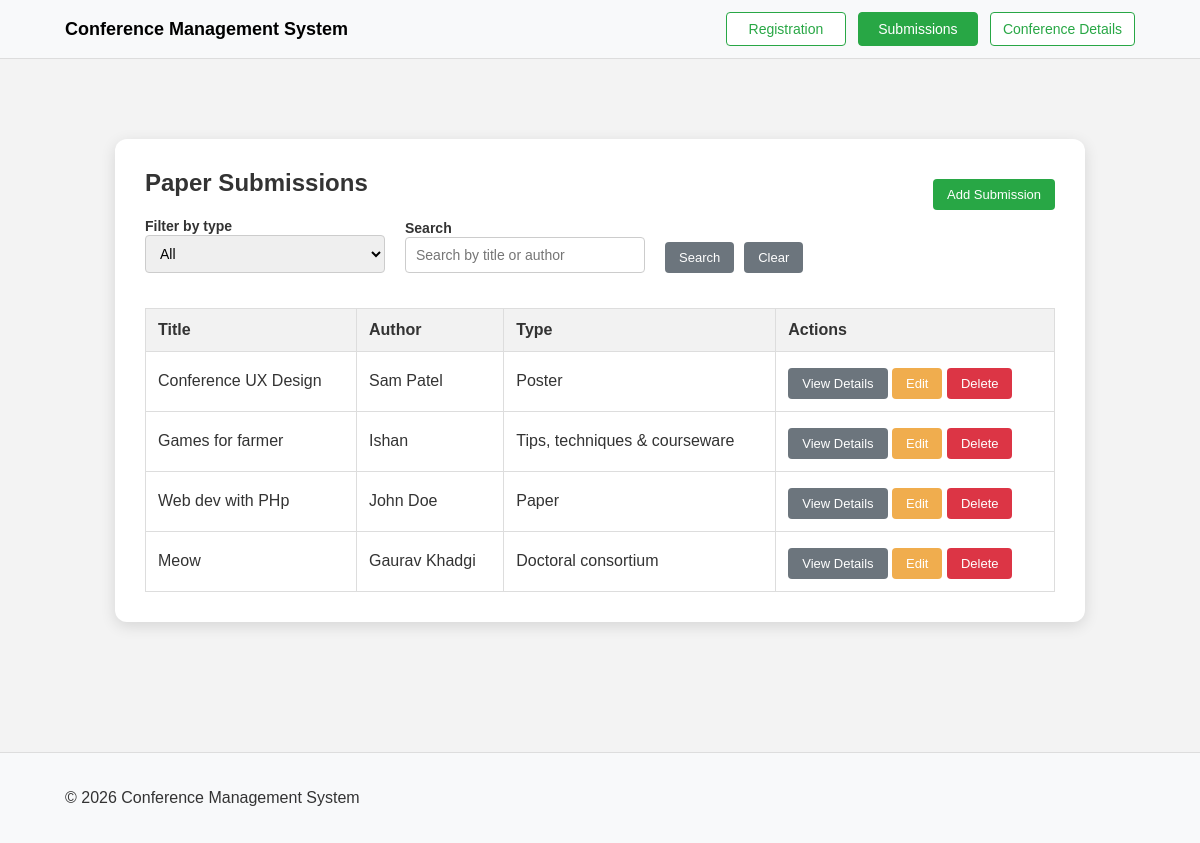
The app's page /submissions.php, older data.
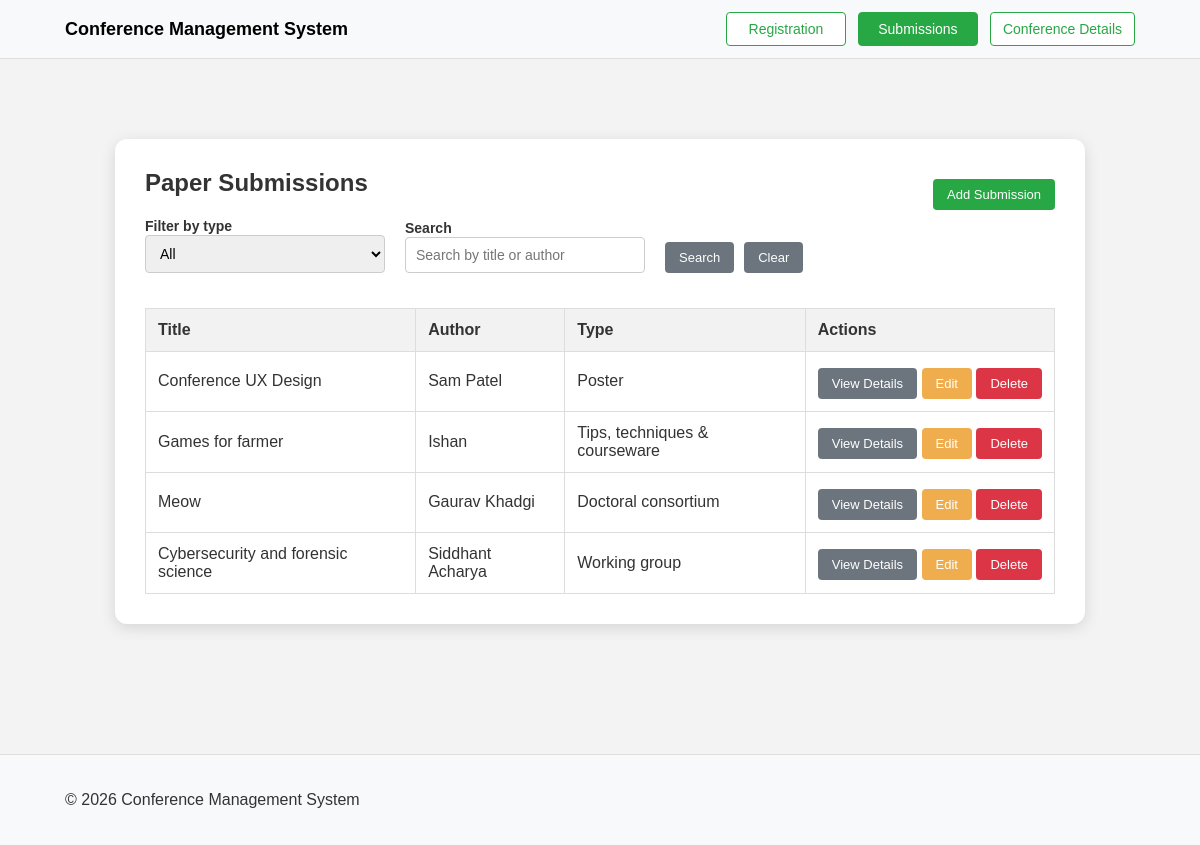
The same page, newer data.
### tables this page shows
CREATE TABLE Submissions (
    id INTEGER PRIMARY KEY AUTOINCREMENT,
    User_id INTEGER,
    title TEXT NOT NULL,
    paper_type TEXT,
    accepted BOOLEAN,
    abstract TEXT,
    FOREIGN KEY (User_id) REFERENCES Users(id)
);

CREATE TABLE Users (
    id INTEGER PRIMARY KEY AUTOINCREMENT,
    Name TEXT NOT NULL,
    Email TEXT UNIQUE,
    affiliation TEXT,
    Role TEXT
);

### submissions.php (the view, shortened to what this page needs)
<?php
include('db_conn.php');
$search = trim($_GET['search'] ?? '');
$type = trim($_GET['type'] ?? 'all');
$sql = "
    SELECT
        s.id,
        s.title,
        s.paper_type,
        s.abstract,
        u.Name AS author_name,
        u.Email AS author_email,
        u.affiliation
    FROM Submissions s
    JOIN Users u ON s.User_id = u.id
    WHERE 1 = 1
";
$params = [];
$sql .= " ORDER BY s.id ASC";
$stmt = $pdo->prepare($sql);
$stmt->execute($params);
$submissions = $stmt->fetchAll(PDO::FETCH_ASSOC);
?>
<!DOCTYPE html>
<html lang="en">
<head>
  <link rel="stylesheet" href="styles.css" />
</head>
<body>
  <nav class="navbar">
        <div class="container">
            <a class="brand" href="index.php">Conference Management System</a>
            <div class="nav-buttons">
                <a class="btn btn-outline nav-link" href="registration.php">Registration</a>
                <a class="btn btn-outline nav-link" href="submissions.php">Submissions</a>
                <a class="btn btn-outline nav-link" href="conference_details.php">Conference Details</a>
            </div>
        </div>
    </nav>
  <main class="content-area">
    <div class="wrapper">
      <div class="details-box">
        <div style="display:flex; justify-content:space-between; align-items:center; gap:16px; flex-wrap:wrap;">
          <h2>Paper Submissions</h2>
          <a href="create_submissions.php" class="success-btn">Add Submission</a>
        </div>
        <form method="get" class="filter-box">
          <div>
            <label for="typeFilter">Filter by type</label><br>
            <select id="typeFilter" name="type">
              <option value="all" <?php if ($type === 'all') echo 'selected'; ?>>All</option>
            </select>
          </div>
          <div>
            <label for="searchInput">Search</label><br>
            <input
              type="text"
              id="searchInput"
              name="search"
              placeholder="Search by title or author"
              value="<?php echo htmlspecialchars($search); ?>"
            />
          </div>
          <div class="filter-buttons">
            <button type="submit" class="secondary-btn">Search</button>
            <a href="submissions.php" class="detailsBtn">Clear</a>
          </div>
        </form>
        <div class="table-wrap">
          <table class="submission-table">
            <thead>
              <tr>
                <th>Title</th>
                <th>Author</th>
                <th>Type</th>
                <th>Actions</th>
              </tr>
            </thead>
            <tbody>
              <?php if (count($submissions) > 0): ?>
                <?php foreach ($submissions as $row): ?>
                  <tr>
                    <td><?php echo htmlspecialchars($row['title']); ?></td>
                    <td><?php echo htmlspecialchars($row['author_name']); ?></td>
                    <td><?php echo htmlspecialchars($row['paper_type']); ?></td>
                    <td class="actions-cell">
                      <a href="details.php?id=<?php echo $row['id']; ?>" class="detailsBtn">View Details</a>
                      <a href="update_submission.php?id=<?php echo $row['id']; ?>" class="warning-btn">Edit</a>
                      <form action="engine.php" method="post" class="delete-form" style="display:inline;">
                        <button type="submit" name="delete_submission" class="danger-btn">Delete</button>
                      </form>
                    </td>
                  </tr>
                <?php endforeach; ?>
              <?php else: ?>
                <tr>
                  <td colspan="4">No matching submissions found.</td>
                </tr>
              <?php endif; ?>
            </tbody>
          </table>
        </div>
      </div>
    </div>
  </main>
  <footer>
    <div class="container footer-row">
      <p>&copy; 2026 Conference Management System</p>
    </div>
  </footer>
</body>
</html>

### styles.css (style rules this page uses)
* { box-sizing: border-box; }
body { margin: 0; font-family: Arial, sans-serif; background-color: #f3f3f3; color: #333; }
a { text-decoration: none; color: inherit; }
.navbar { background-color: #f8f9fa; border-bottom: 1px solid #ddd; padding: 12px 0; }
.container { max-width: 1100px; margin: auto; padding: 0 15px; display: flex; justify-content: space-between; align-items: center; }
.brand { text-decoration: none; font-weight: bold; font-size: 18px; color: #000; }
.nav-buttons { display: flex; gap: 12px; flex-wrap: wrap; }
.btn-outline { display: inline-block; min-width: 120px; text-align: center; padding: 8px 12px; border: 1px solid #28a745; color: #28a745; text-decoration: none; border-radius: 4px; font-size: 14px; background: #fff; }
.btn-outline:hover, .btn-outline.active { background-color: #28a745; color: white; }
.content-area, .content-area-register { padding-top: 50px; padding-bottom: 50px; }
.wrapper { max-width: 1000px; margin: 30px auto; padding: 0 15px; }
.details-box, .form-box-register, .page-box { background: white; padding: 30px; border-radius: 12px; max-width: 1000px; margin: auto; box-shadow: 0px 4px 15px rgba(0, 0, 0, 0.12); }
h1, h2, h3 { color: #333; margin-top: 0; }
.filter-box { display: flex; gap: 20px; margin-bottom: 20px; flex-wrap: wrap; align-items: end; }
.filter-box label { font-size: 14px; font-weight: bold; }
.filter-box select, .filter-box input { padding: 9px 10px; width: 240px; font-size: 14px; box-sizing: border-box; border: 1px solid #ccc; border-radius: 4px; }
.filter-buttons { display: flex; flex-direction: row; gap: 10px; align-items: center; }
.table-wrap { overflow-x: auto; }
.submission-table { width: 100%; border-collapse: collapse; margin-top: 15px; background: #fff; }
.submission-table th, .submission-table td { border: 1px solid #ddd; padding: 12px; text-align: left; vertical-align: middle; }
.submission-table th { background-color: #f2f2f2; font-weight: bold; }
.actions-cell { white-space: nowrap; }
.primary-btn, .secondary-btn, .success-btn, .warning-btn, .danger-btn, .detailsBtn { display: inline-block; padding: 8px 14px; font-size: 13px; border-radius: 4px; cursor: pointer; border: none; text-decoration: none; margin-top: 4px; }
.secondary-btn { background-color: #6c757d; color: white; }
.success-btn { background-color: #28a745; color: white; }
.warning-btn { background-color: #f0ad4e; color: white; }
.danger-btn { background-color: #dc3545; color: white; }
.detailsBtn { background-color: #6c757d; color: white; }
footer { padding: 20px; background-color: #f8f9fa; margin-top: 50px; border-top: 1px solid #ddd; }
.footer-row { width: 100%; text-align: center; }

Row changes from the older to the newer data that the page shows:
removed submissions: title "Web dev with PHp", User.Name "John Doe", paper_type "Paper"
added submissions: title "Cybersecurity and forensic science", User.Name "Siddhant Acharya", paper_type "Working group"
